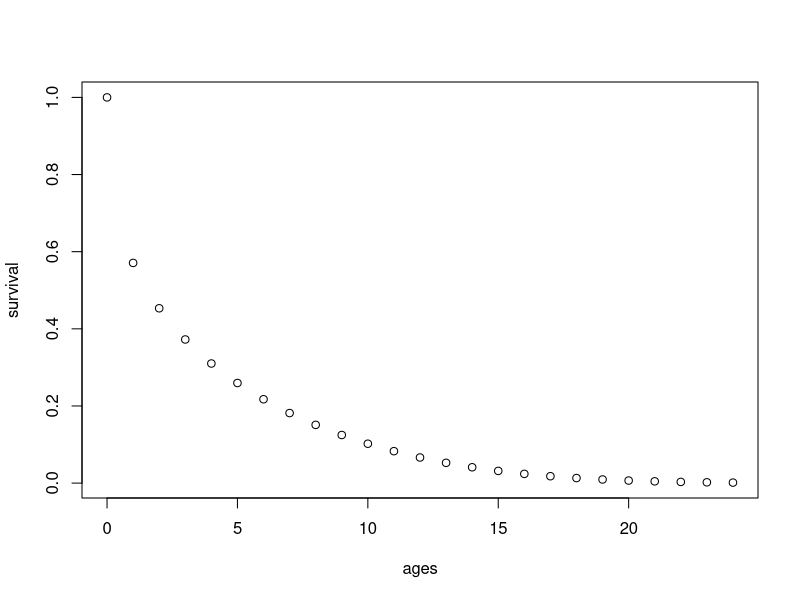
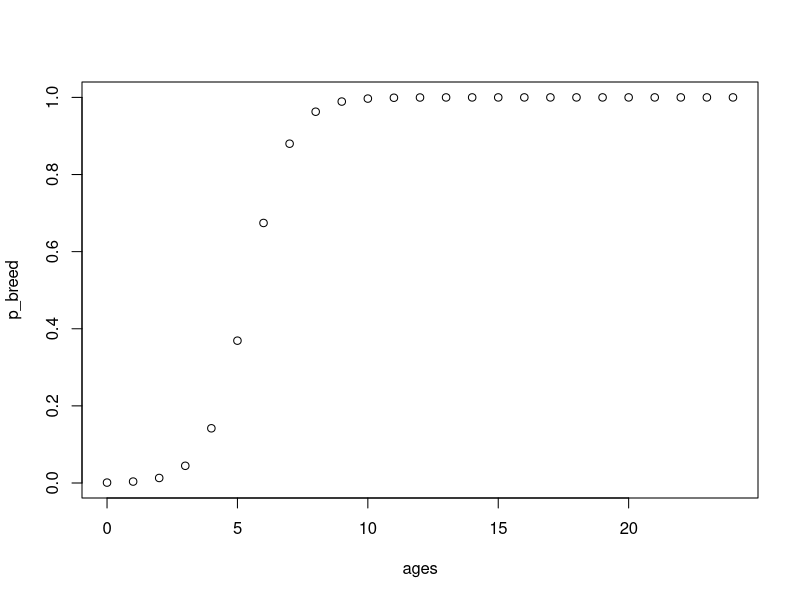
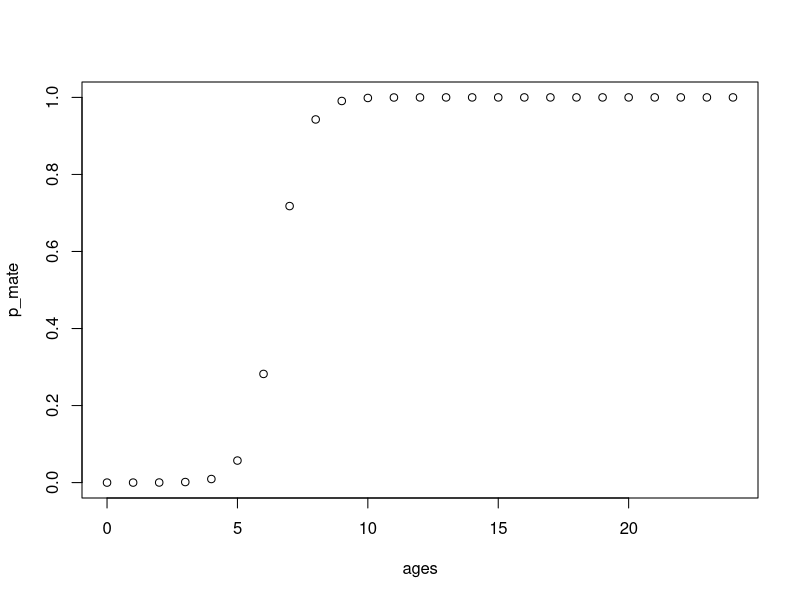

Generate these figures, in order, with R:
C = 1.3
ETA1 = 0.055
ETA2 = 2.80
ETA3 = 0.076

ages = 0:60
p_breed = 1/((1 + exp(-1.264*(ages-5.424))))
survival = exp(-C*((ETA1*ages)^ETA2 + (ETA1*ages)^(1/ETA2) + ETA3*ages))
p_mate = 1/((1+exp(-1.868*(ages - 6.5))))

# Survival greater than about 0
nz_surv <- survival > 10e-4
survival <- survival[nz_surv]
p_breed <- p_breed[nz_surv]
p_mate <- p_mate[nz_surv]
ages <- ages[nz_surv]

plot(ages, survival)
plot(ages, p_breed)
plot(ages, p_mate)

# Leslie matrix for females
# Survival
Surv = diag(survival)
# First row is female breeding probability divided by 2
Fec = matrix(p_breed/2, nrow = 1)
# Leslie matrix
M = rbind(Fec, Surv[1:(nrow(Surv)-1),])
# Find eigenvalues
eigen(M)

